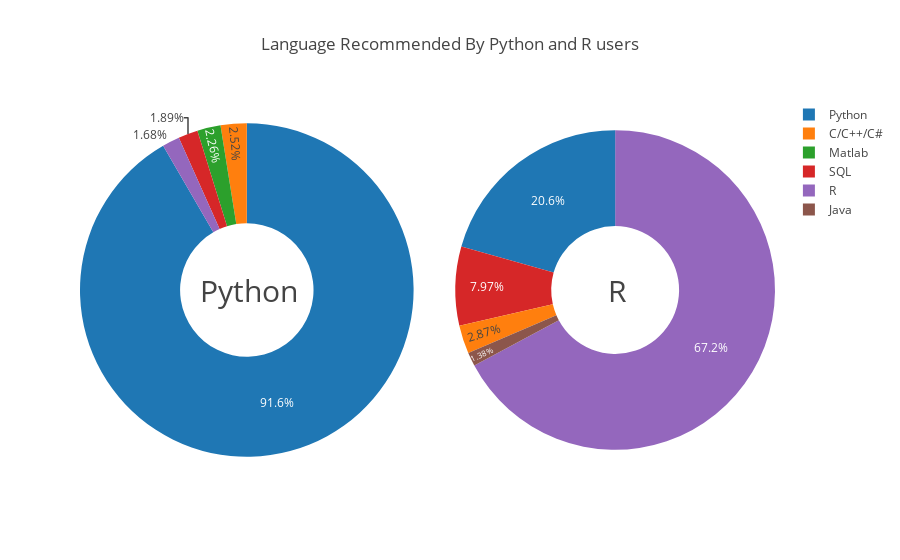

The cell this chart's notebook holds for it:
### Markdown cell above
## Recommendation by Python and R users

### Code cell
labels_Python = python['LanguageRecommendationSelect'].value_counts()[:5].index
sizes_Python = python['LanguageRecommendationSelect'].value_counts()[:5].values

labels_R = R['LanguageRecommendationSelect'].value_counts()[:5].index
sizes_R = R['LanguageRecommendationSelect'].value_counts()[:5].values

fig = {
  "data": [
    {
      "values": sizes_Python,
      "labels": labels_Python,
      "domain": {"x": [0, .48]},
      "name": "Language",
      "hoverinfo":"label+percent+name",
      "hole": .4,
      "type": "pie"
    },     
    {
      "values": sizes_R,
      "labels": labels_R,
      "text":"CO2",
      "textposition":"inside",
      "domain": {"x": [.54, 1]},
      "name": "Language",
      "hoverinfo":"label+percent+name",
      "hole": .4,
      "type": "pie"
    }
  ],
  "layout": {
        "title":"Language Recommended By Python and R users",
        "annotations": [
            {
                "font": {
                    "size": 30
                },
                "showarrow": False,
                "text": "Python",
                "x": 0.17,
                "y": 0.5
            },
            {
                "font": {
                    "size": 30
                },
                "showarrow": False,
                "text": "R",
                "x": 0.79,
                "y": 0.5
            }
        ]
    }
}

py.iplot(fig, filename='donut')

### Figure 1 — Plotly figure (JSON) as saved in the notebook; plotly's stock layout.template omitted (floating-point values rounded to 4 significant figures)
{"data": [{"domain": {"x": [0, 0.48]}, "hole": 0.4, "hoverinfo": "label+percent+name", "labels": ["Python", "C/C++/C#", "Matlab", "SQL", "R"], "name": "Language", "type": "pie", "values": [1742, 48, 43, 36, 32]}, {"domain": {"x": [0.54, 1]}, "hole": 0.4, "hoverinfo": "label+percent+name", "labels": ["R", "Python", "SQL", "C/C++/C#", "Java"], "name": "Language", "text": "CO2", "textposition": "inside", "type": "pie", "values": [632, 194, 75, 27, 13]}], "layout": {"annotations": [{"font": {"size": 30}, "showarrow": false, "text": "Python", "x": 0.17, "y": 0.5}, {"font": {"size": 30}, "showarrow": false, "text": "R", "x": 0.79, "y": 0.5}], "title": "Language Recommended By Python and R users"}}
